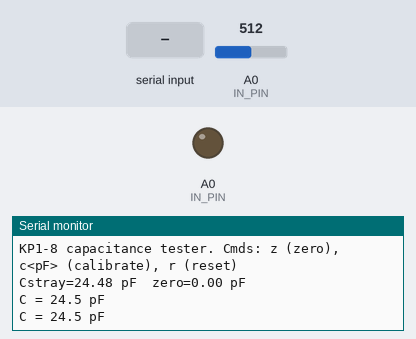
Bench run of a sketch on a simulated Arduino Nano, built with avr-gcc and run on an emulated ATmega328P. On the bench: output pins drawn as LEDs (lit = HIGH), the last lines printed to the serial monitor. Inputs (shaded band) come from the test bench; at power-on: A0 (IN_PIN) = 512. EEPROM starts erased; pins used as bus, display or sensor lines are not drawn.

Above: at 1.2 s.
1.3 s: A0 (IN_PIN) set to 1015
At 1.7 s:
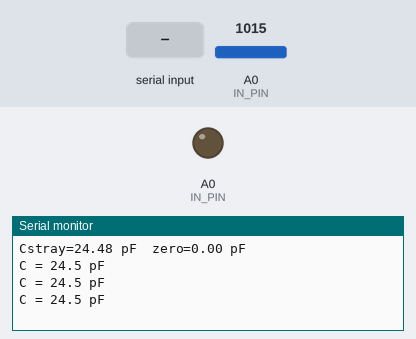
2.8 s: A0 (IN_PIN) set to 1022
At 3.8 s:
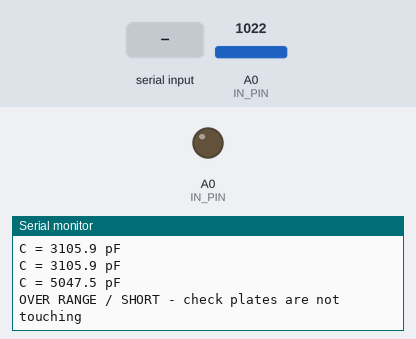
5.4 s: "z90\n" received over Serial
At 5.59 s:
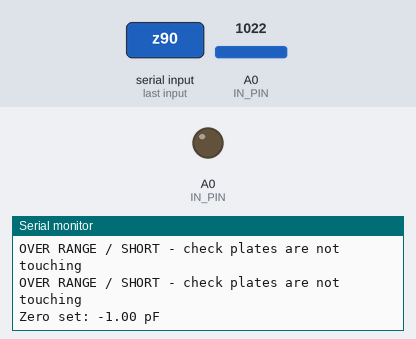
7.2 s: "c90\n" received over Serial
At 7.99 s:
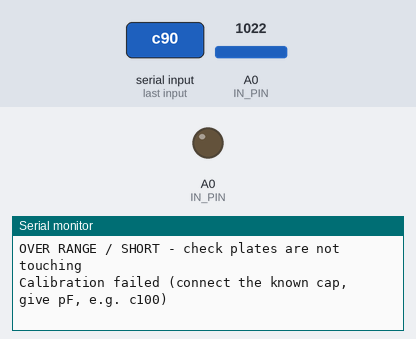
Timing chart, 0 to 10.2 s (numbered marks = the images above; inputs shaded):
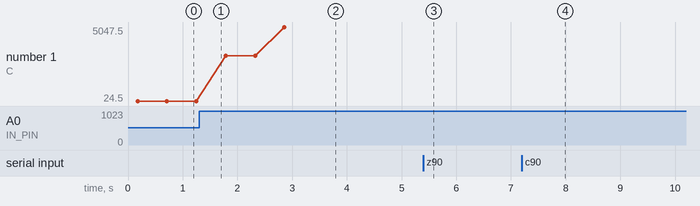

Measured:
- the behaviour switches between 1021 and 1022 on A0 (IN_PIN) (found by bisection; images 1 and 2)
- after the input at 2.8 s, the serial monitor: prints a new line after 0.06 s (image 2)
- after the input at 5.4 s, the serial monitor: prints a new line after 0.18 s (image 3)
- after the input at 7.2 s, the serial monitor: prints a new line after 0.66 s (image 4)
- plotted number 1: 24.5 → 3105.9 after the input at 1.3 s, 3105.9 → 5047.5 after the input at 2.8 s

The sketch:

kp1_cap_meter.ino
```cpp
/*
 * KP1-8 capacitance tester - Arduino Nano, NO extra parts
 *
 * Wiring: capacitor between A0 and A2 (short leads, <10 cm, kept apart).
 * Method: A2 is driven HIGH; the test capacitor shares its charge with the
 * stray capacitance of A0 to GND (~24.5 pF) and the ADC reads the divided
 * voltage:  C = Cstray * val / (1023 - val).
 * Range ~0.5 ... 1000 pF; resolution ~0.05 pF at 5 pF, ~3 pF at 250 pF.
 *
 * Serial Monitor @ 9600, line ending "Newline":
 *   z        zero  - remove leads/clips capacitance (clips attached, capacitor NOT connected)
 *   c100     calibrate with a known capacitor in pF (e.g. 100 pF NP0/C0G or one measured on the NanoVNA)
 *   r        reset zero + calibration to defaults
 * Zero and calibration are stored in EEPROM.
 */

#include <EEPROM.h>

const uint8_t OUT_PIN = A2;
const uint8_t IN_PIN  = A0;
const int     ADC_MAX = 1023;
const int     SAMPLES = 64;
const float   DEFAULT_STRAY_PF = 24.48;
const uint32_t MAGIC = 0x4B503143;           // "KP1C"

float strayPf  = DEFAULT_STRAY_PF;
float zeroPf   = 0.0;

void saveCal() {
  EEPROM.put(0, MAGIC);
  EEPROM.put(4, strayPf);
  EEPROM.put(8, zeroPf);
}

void loadCal() {
  uint32_t m = 0;
  EEPROM.get(0, m);
  if (m == MAGIC) {
    EEPROM.get(4, strayPf);
    EEPROM.get(8, zeroPf);
  }
}

// Average ADC reading of one charge-share measurement (raw, before zero)
float readRaw() {
  long sum = 0;
  for (int i = 0; i < SAMPLES; i++) {
    pinMode(IN_PIN, INPUT);
    digitalWrite(OUT_PIN, HIGH);
    int v = analogRead(IN_PIN);
    digitalWrite(OUT_PIN, LOW);
    pinMode(IN_PIN, OUTPUT);                 // A0 LOW -> discharge both sides
    digitalWrite(IN_PIN, LOW);
    sum += v;
    delay(2);
  }
  return (float)sum / SAMPLES;
}

float rawToPf(float val) {
  if (val >= ADC_MAX - 1) return -1;         // out of range (> ~1000 pF or shorted)
  return strayPf * val / (ADC_MAX - val);
}

void setup() {
  pinMode(OUT_PIN, OUTPUT);
  digitalWrite(OUT_PIN, LOW);
  pinMode(IN_PIN, OUTPUT);
  digitalWrite(IN_PIN, LOW);
  Serial.begin(9600);
  loadCal();
  Serial.println(F("KP1-8 capacitance tester. Cmds: z (zero), c<pF> (calibrate), r (reset)"));
  Serial.print(F("Cstray=")); Serial.print(strayPf, 2);
  Serial.print(F(" pF  zero=")); Serial.print(zeroPf, 2); Serial.println(F(" pF"));
}

void handleSerial() {
  if (!Serial.available()) return;
  char buf[12];
  int n = Serial.readBytesUntil('\n', buf, sizeof(buf) - 1);
  buf[n] = '\0';
  if (n > 0 && buf[n - 1] == '\r') buf[--n] = '\0';
  if (n == 0) return;

  if (buf[0] == 'z') {
    zeroPf = rawToPf(readRaw());
    saveCal();
    Serial.print(F("Zero set: ")); Serial.print(zeroPf, 2); Serial.println(F(" pF"));
  } else if (buf[0] == 'c') {
    float known = atof(buf + 1);
    float val = readRaw();
    float ratio = val / (ADC_MAX - val);
    float zeroRatio = zeroPf / strayPf;      // leads, as a fraction of Cstray
    if (known <= 0 || val < 1 || val >= ADC_MAX - 1 || ratio <= zeroRatio) {
      Serial.println(F("Calibration failed (connect the known cap, give pF, e.g. c100)"));
      return;
    }
    strayPf = known / (ratio - zeroRatio);
    zeroPf = zeroRatio * strayPf;
    saveCal();
    Serial.print(F("Calibrated: Cstray=")); Serial.print(strayPf, 2); Serial.println(F(" pF"));
  } else if (buf[0] == 'r') {
    strayPf = DEFAULT_STRAY_PF;
    zeroPf = 0;
    saveCal();
    Serial.println(F("Reset to defaults"));
  }
}

void loop() {
  handleSerial();
  float c = rawToPf(readRaw());
  if (c < 0) {
    Serial.println(F("OVER RANGE / SHORT - check plates are not touching"));
  } else {
    c -= zeroPf;
    Serial.print(F("C = "));
    Serial.print(c, c < 20 ? 2 : 1);
    Serial.println(F(" pF"));
  }
  delay(400);
}
```
